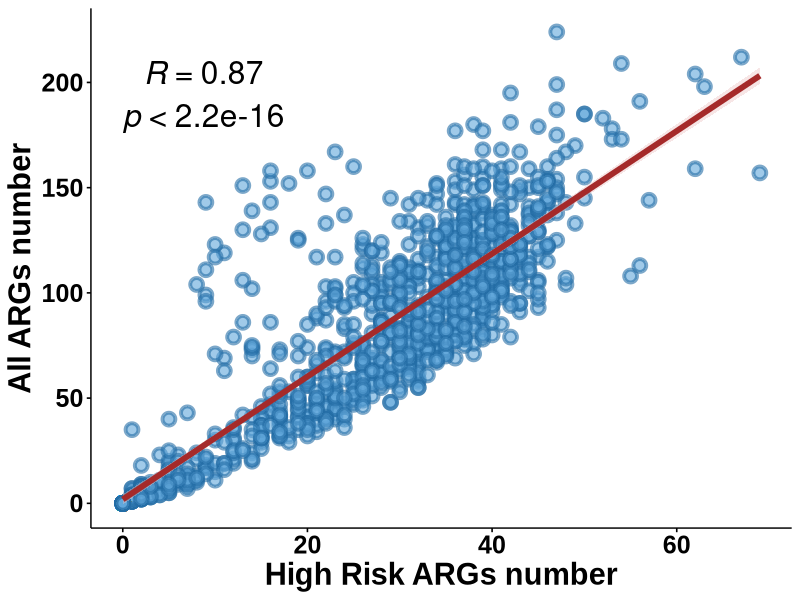

Reproduce this figure in R.
# 清空环境
rm(list=ls())

library(readr)    
library(ggpubr)   

merged_data <- read_csv("high_risk-all_ARG_count.csv")

#创建散点图
p<-ggscatter(merged_data,x="high_risk_ARG_number",y="total_ARG_number",
             size = 3,
             add = "reg.line",
             color = "#246da5",
             fill = "#61a7db",
             shape = 21, 
             stroke = 2,
             alpha = 0.6,
             add.params = list(color = "#A52A2A", fill = "#ebc0c1", size = 2),
             conf.int = TRUE) +
  stat_cor(method="spearman",label.sep="\n",size = 8)+
  xlab("High Risk ARGs number")+
  ylab("All ARGs number")+
  theme(
    text = element_text(family = "Arial", face = "bold",size = 18),         
    axis.title.x = element_text(family = "Arial", face = "bold",size = 22), 
    axis.title.y = element_text(family = "Arial", face = "bold",size = 22)  
  )

p
